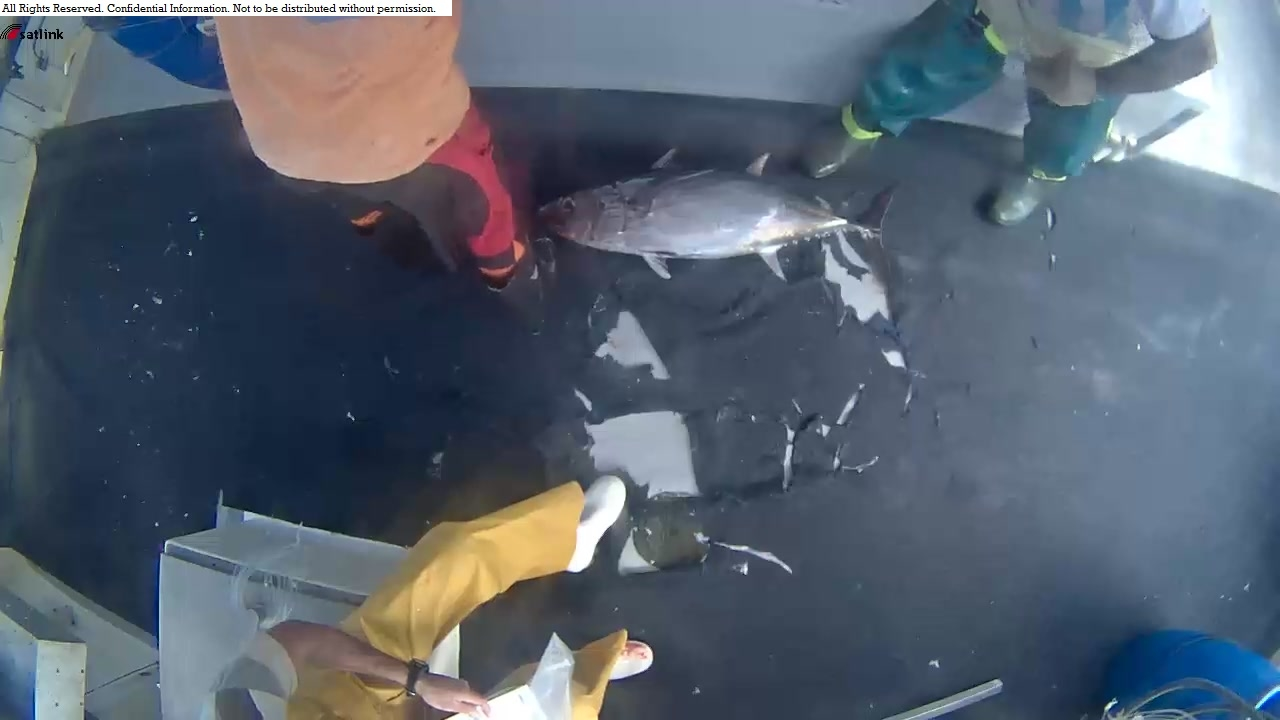
#> input picture Train/ALB/img_00085.jpg, 1280 x 720 px
$ python -i fish.py   (imports and definitions only)   (Python 2 division)   (older library calls are emulated)
#> lines starting #> are read from the running program, lines starting #| are printed output that depends on the picture
import os
import numpy as np
import cv2
import cPickle as pickle
import gzip
import random
from sklearn.neighbors import KNeighborsClassifier
from sklearn.naive_bayes import GaussianNB
from sklearn.ensemble import RandomForestClassifier
from sklearn.cluster import MiniBatchKMeans
from sklearn.metrics import log_loss

# Fish Labels. NoF corresponds to No Fish, others are all types of Fish
LABELS = {
    "ALB" : 0,
    "BET" : 1,
    "DOL" : 2,
    "LAG" : 3,
    "NoF" : 4,
    "OTHER" : 5,
    "SHARK" : 6,
    "YFT" : 7,
}

class FishClassifier:
    def __init__(self):
        # Creates dictionary that maps every label to a list of files with that label
        self.cluster = MiniBatchKMeans(n_clusters=200)
        self.dir = 'Desktop/AI/Train'
        self.labelFiles = dict()
        for label in LABELS.keys():
            self.labelFiles[label] = [os.path.join(self.dir, label, ff) \
                                     for ff in filter(lambda fn: fn.endswith(".jpg"), \
                                        os.listdir(os.path.join(self.dir, label)))]


    # [79 lines left out: functions submission, crossValidation, getFeatures, preprocess, not called in this run]

    '''
    #gets the surf features of a single image. Has to be preprocessed
    def surf(self,image):
        features = [];
        with gzip.open(image + ".zip",'rb') as f:
            features = pickle.load(f)
        return features
    '''

    #gets the surf features of a single image after rescaling and grayscaling
    # [18 lines left out: functions surf, make_cluster, not called in this run]
    '''
    #cluster for with predone surf features
    def make_cluster(self,data):
        self.cluster = MiniBatchKMeans(self.cluster.get_params()['n_clusters'])
        for i in data:
            i = self.surf(data[0])
            self.cluster.partial_fit(features)
    '''
    # [107 lines left out: functions histogram, predict, score, scoreMulti, match, getAttrFromItemset and 2 more, not called in this run]

# [3 lines not run here, left out]

>>> import cv2
>>> picture = cv2.imread('Train/ALB/img_00085.jpg', cv2.IMREAD_GRAYSCALE)
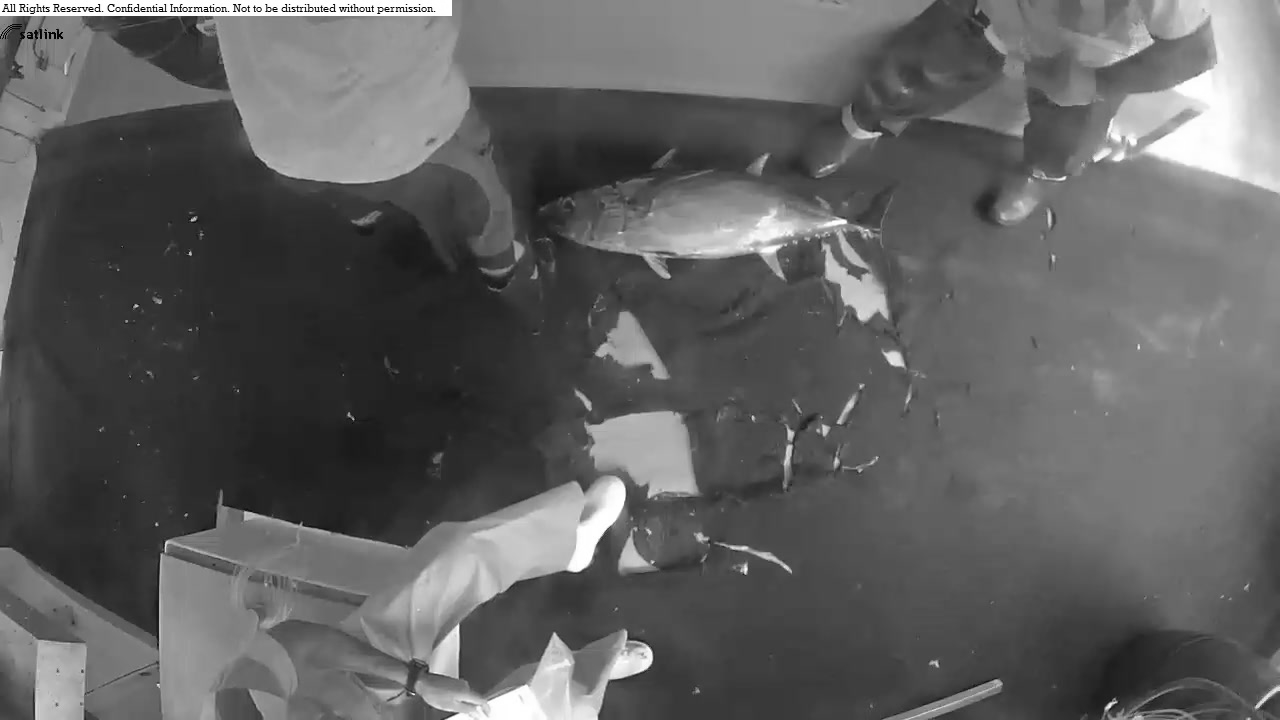
#> picture: shape (720, 1280); min 0, max 255, mean 96
#> (the run stopped early here; a loop or call above may not have finished)
